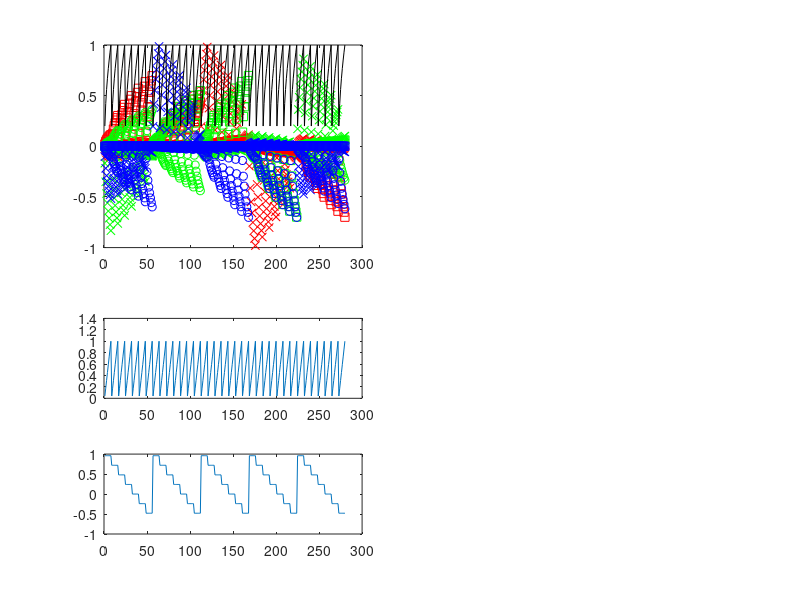

This figure's MATLAB source: (Note: this script raises an error after producing the figure.)
clear all

wd = cd;
DataDir = '/opt/topspin2/data/DT/nmr';
%DataDir = '/Users/daniel/NMRdata/AVII500/DT';
%ExpNam = 'AOT_1H2H'; expno = 123;
ExpNam = 'qVAS_Starch'; expno = 26;

NDeltab = 7;
Deltab = linspace(.96,-.48,NDeltab)'
ConeAngle = acos(sqrt((Deltab*2+1)/3));

minG = 0;
NG = 8;
Grel = sqrt(linspace(.2^2,1,NG))';

load UniformDistSphereRepulsionN5
%theta = .95*pi/2; phi = .95*pi/2;
Ndir = length(theta);
%phi = 0*pi/2*ones(Ndir,1);
%theta = -0*pi/2 + pi/2*linspace(0,1,Ndir)';

[G_indx,Deltab_indx,Dir_indx] = ndgrid(1:NG,1:NDeltab,1:Ndir);
td1 = numel(G_indx);

G_indx = reshape(G_indx,td1,1);
Deltab_indx = reshape(Deltab_indx,td1,1);
Dir_indx = reshape(Dir_indx,td1,1);

G.a = 1/sqrt(2)*sin(ConeAngle(Deltab_indx)).*Grel(G_indx);
G.b = 1/sqrt(2)*sin(ConeAngle(Deltab_indx)).*Grel(G_indx);
G.c = cos(ConeAngle(Deltab_indx)).*Grel(G_indx);

alpha = phi(Dir_indx);
beta = theta(Dir_indx);
gamma = zeros(size(Dir_indx));

for ntd1 = 1:td1
    A.gamma = gamma(ntd1);
    A.beta = beta(ntd1);
    A.alpha = alpha(ntd1);
    
    R.gamma = [
        cos(A.gamma) sin(A.gamma) 0
        -sin(A.gamma) cos(A.gamma) 0
        0 0 1];

    R.beta = [
        cos(A.beta) 0 -sin(A.beta)
        0 1 0
        sin(A.beta) 0 cos(A.beta)];

    R.alpha = [
        cos(A.alpha) sin(A.alpha) 0
        -sin(A.alpha) cos(A.alpha) 0
        0 0 1];

    R.mat = R.gamma*R.beta*R.alpha;
    
    R.xx(ntd1,1) = R.mat(1,1);
    R.xy(ntd1,1) = R.mat(1,2);
    R.xz(ntd1,1) = R.mat(1,3);
    R.yx(ntd1,1) = R.mat(2,1);
    R.yy(ntd1,1) = R.mat(2,2);
    R.yz(ntd1,1) = R.mat(2,3);
    R.zx(ntd1,1) = R.mat(3,1);
    R.zy(ntd1,1) = R.mat(3,2);
    R.zz(ntd1,1) = R.mat(3,3);
end
                
rax = R.xx.*G.a;
ray = R.xy.*G.a;
raz = R.xz.*G.a;
rbx = R.yx.*G.b;
rby = R.yy.*G.b;
rbz = R.yz.*G.b;
rcx = R.zx.*G.c;
rcy = R.zy.*G.c;
rcz = R.zz.*G.c;

rax(abs(rax)<minG) = minG;
ray(abs(ray)<minG) = minG;
raz(abs(raz)<minG) = minG;
rbx(abs(rbx)<minG) = minG;
rby(abs(rby)<minG) = minG;
rbz(abs(rbz)<minG) = minG;
rcx(abs(rcx)<minG) = minG;
rcy(abs(rcy)<minG) = minG;
rcz(abs(rcz)<minG) = minG;

rtot = sqrt((rax+rbx+rcx).^2+(ray+rby+rcy).^2+(raz+rbz+rcz).^2);

figure(1), clf
subplot(2,2,1)
plot(1:td1,rax,'ro',1:td1,rbx,'rs',1:td1,rcx,'rx',...
    1:td1,ray,'go',1:td1,rby,'gs',1:td1,rcy,'gx',...
    1:td1,raz,'bo',1:td1,rbz,'bs',1:td1,rcz,'bx',...
    1:td1,rtot,'k-')

bmat.xx = rax.*rax + rbx.*rbx + rcx.*rcx;
bmat.yy = ray.*ray + rby.*rby + rcy.*rcy;
bmat.zz = raz.*raz + rbz.*rbz + rcz.*rcz;
bmat.xy = rax.*ray + rbx.*rby + rcx.*rcy;
bmat.xz = rax.*raz + rbx.*rbz + rcx.*rcz;
bmat.yz = ray.*raz + rby.*rbz + rcy.*rcz;

btot = bmat.xx + bmat.yy + bmat.zz;

lambda1 = zeros(1,td1);
lambda2 = zeros(1,td1);
lambda3 = zeros(1,td1);
for ntd1 = 1:td1
    lambdas = eig([bmat.xx(ntd1) bmat.xy(ntd1) bmat.xz(ntd1)
    bmat.xy(ntd1) bmat.yy(ntd1) bmat.yz(ntd1)
    bmat.xz(ntd1) bmat.yz(ntd1) bmat.zz(ntd1)]);
    lambda.tot(1,ntd1) = sum(lambdas);
    Dlambdas = abs(lambdas-lambda.tot(1,ntd1)/3);
    [dummy,indx] = sort(Dlambdas,'descend');
    lambda.c(1,ntd1) = lambdas(indx(1));
    lambda.b(1,ntd1) = lambdas(indx(2));
    lambda.a(1,ntd1) = lambdas(indx(3));                        
end

lambda.Delta = (lambda.c - (lambda.b+lambda.a)/2)./lambda.tot;
lambda.eta = (lambda.b - lambda.a)./lambda.tot;
%%
subplot(4,2,5)
plot(1:td1,lambda.tot)
subplot(4,2,7)
plot(1:td1,lambda.Delta)
%%
Gnorm.x = sin(theta).*cos(phi);
Gnorm.y = sin(theta).*sin(phi);
Gnorm.z = cos(theta);

[X,Y] = fSchmidt(Gnorm.x,Gnorm.y,Gnorm.z);
latitude.theta = pi/180*[30:30:150 179];
latitude.phi = linspace(0,2*pi,100);
[latitude.phi,latitude.theta] = ndgrid(latitude.phi,latitude.theta);
latitude.z = cos(latitude.theta);
latitude.x = sin(latitude.theta).*cos(latitude.phi);
latitude.y = sin(latitude.theta).*sin(latitude.phi);
[latitude.X,latitude.Y] = fSchmidt(latitude.x,latitude.y,latitude.z);
longitude.theta = pi/180*linspace(30,180,100);
longitude.phi = pi/180*[30:30:360];
[longitude.theta,longitude.phi] = ndgrid(longitude.theta,longitude.phi);
longitude.z = cos(longitude.theta);
longitude.x = sin(longitude.theta).*cos(longitude.phi);
longitude.y = sin(longitude.theta).*sin(longitude.phi);
[longitude.X,longitude.Y] = fSchmidt(longitude.x,longitude.y,longitude.z);

subplot(1,2,2)        
plot(X,Y,'ko')
hold on
plot(latitude.X,latitude.Y,'b-')
plot(longitude.X,longitude.Y,'b-')
axis tight equal off
%return

fpath = [DataDir '/' ExpNam '/' num2str(expno)];

fname = 'rax';
fidax = fopen([fpath '/' fname],'w');
fname = 'rax.txt';
fidaxtxt = fopen([fpath '/' fname],'w');
fname = 'ray';
fiday = fopen([fpath '/' fname],'w');
fname = 'ray.txt';
fidaytxt = fopen([fpath '/' fname],'w');
fname = 'raz';
fidaz = fopen([fpath '/' fname],'w');
fname = 'raz.txt';
fidaztxt = fopen([fpath '/' fname],'w');
fname = 'rbx';
fidbx = fopen([fpath '/' fname],'w');
fname = 'rbx.txt';
fidbxtxt = fopen([fpath '/' fname],'w');
fname = 'rby';
fidby = fopen([fpath '/' fname],'w');
fname = 'rby.txt';
fidbytxt = fopen([fpath '/' fname],'w');
fname = 'rbz';
fidbz = fopen([fpath '/' fname],'w');
fname = 'rbz.txt';
fidbztxt = fopen([fpath '/' fname],'w');
fname = 'rcx';
fidcx = fopen([fpath '/' fname],'w');
fname = 'rcx.txt';
fidcxtxt = fopen([fpath '/' fname],'w');
fname = 'rcy';
fidcy = fopen([fpath '/' fname],'w');
fname = 'rcy.txt';
fidcytxt = fopen([fpath '/' fname],'w');
fname = 'rcz';
fidcz = fopen([fpath '/' fname],'w');
fname = 'rcz.txt';
fidcztxt = fopen([fpath '/' fname],'w');

text.header = {
{'##TITLE= /opt/topspin2/data/DT/nmr/C10E3_DTI/6/diff_ramp'};
{'##JCAMP-DX= 5.00 Bruker JCAMP library'}
{'##DATA TYPE= Shape Data'}
{'##ORIGIN= Bruker Analytik GmbH'}
{'##OWNER= <nmrsu>'}
{'##DATE= 07/02/27'}
{'##TIME= 08:11:48'}
{'##MINX= 0'}
{'##MAXX= 1'}
{'##MINY= 0'}
{'##MAXY= 1'}
{'##$SHAPE_EXMODE= Gradient'}
{'##$SHAPE_TOTROT= 0'}
{'##$SHAPE_BWFAC= 0'}
{'##$SHAPE_INTEGFAC= 0'}
{'##$SHAPE_MODE= 0'}};

[Nlines, dummy] = size(text.header);

for nline = 1:Nlines
    fprintf(fidax,'%s\n',text.header{nline}{1});
    fprintf(fiday,'%s\n',text.header{nline}{1});
    fprintf(fidaz,'%s\n',text.header{nline}{1});
    fprintf(fidbx,'%s\n',text.header{nline}{1});
    fprintf(fidby,'%s\n',text.header{nline}{1});
    fprintf(fidbz,'%s\n',text.header{nline}{1});
    fprintf(fidcx,'%s\n',text.header{nline}{1});
    fprintf(fidcy,'%s\n',text.header{nline}{1});
    fprintf(fidcz,'%s\n',text.header{nline}{1});
end


fprintf(fidax,'%s\n',['##NPOINTS=' num2str(td1)]);
fprintf(fidax,'%s\n',['##XYDATA= (X++(Y..Y))']);
fprintf(fiday,'%s\n',['##NPOINTS=' num2str(td1)]);
fprintf(fiday,'%s\n',['##XYDATA= (X++(Y..Y))']);
fprintf(fidaz,'%s\n',['##NPOINTS=' num2str(td1)]);
fprintf(fidaz,'%s\n',['##XYDATA= (X++(Y..Y))']);
fprintf(fidbx,'%s\n',['##NPOINTS=' num2str(td1)]);
fprintf(fidbx,'%s\n',['##XYDATA= (X++(Y..Y))']);
fprintf(fidby,'%s\n',['##NPOINTS=' num2str(td1)]);
fprintf(fidby,'%s\n',['##XYDATA= (X++(Y..Y))']);
fprintf(fidbz,'%s\n',['##NPOINTS=' num2str(td1)]);
fprintf(fidbz,'%s\n',['##XYDATA= (X++(Y..Y))']);
fprintf(fidcx,'%s\n',['##NPOINTS=' num2str(td1)]);
fprintf(fidcx,'%s\n',['##XYDATA= (X++(Y..Y))']);
fprintf(fidcy,'%s\n',['##NPOINTS=' num2str(td1)]);
fprintf(fidcy,'%s\n',['##XYDATA= (X++(Y..Y))']);
fprintf(fidcz,'%s\n',['##NPOINTS=' num2str(td1)]);
fprintf(fidcz,'%s\n',['##XYDATA= (X++(Y..Y))']);

for nG = 1:length(rax)
    fprintf(fidax,'%f\n',rax(nG));
    fprintf(fidaxtxt,'%f\n',rax(nG));
    fprintf(fiday,'%f\n',ray(nG));
    fprintf(fidaytxt,'%f\n',ray(nG));
    fprintf(fidaz,'%f\n',raz(nG));
    fprintf(fidaztxt,'%f\n',raz(nG));
    fprintf(fidbx,'%f\n',rbx(nG));
    fprintf(fidbxtxt,'%f\n',rbx(nG));
    fprintf(fidby,'%f\n',rby(nG));
    fprintf(fidbytxt,'%f\n',rby(nG));
    fprintf(fidbz,'%f\n',rbz(nG));
    fprintf(fidbztxt,'%f\n',rbz(nG));
    fprintf(fidcx,'%f\n',rcx(nG));
    fprintf(fidcxtxt,'%f\n',rcx(nG));
    fprintf(fidcy,'%f\n',rcy(nG));
    fprintf(fidcytxt,'%f\n',rcy(nG));
    fprintf(fidcz,'%f\n',rcz(nG));
    fprintf(fidcztxt,'%f\n',rcz(nG));
end


fprintf(fidax,'%s\n',['##END']);
fprintf(fiday,'%s\n',['##END']);
fprintf(fidaz,'%s\n',['##END']);
fprintf(fidbx,'%s\n',['##END']);
fprintf(fidby,'%s\n',['##END']);
fprintf(fidbz,'%s\n',['##END']);
fprintf(fidcx,'%s\n',['##END']);
fprintf(fidcy,'%s\n',['##END']);
fprintf(fidcz,'%s\n',['##END']);

fclose(fidax);
fclose(fiday);
fclose(fidaz);
fclose(fidaxtxt);
fclose(fidaytxt);
fclose(fidaztxt);
fclose(fidbx);
fclose(fidby);
fclose(fidbz);
fclose(fidbxtxt);
fclose(fidbytxt);
fclose(fidbztxt);
fclose(fidcx);
fclose(fidcy);
fclose(fidcz);
fclose(fidcxtxt);
fclose(fidcytxt);
fclose(fidcztxt);

td1
